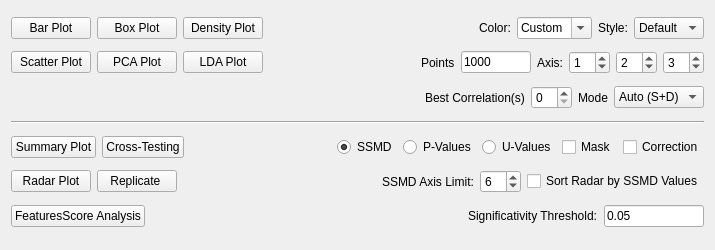
      <widget class="QWidget" name="page_4">
       <property name="geometry">
        <rect>
         <x>0</x>
         <y>0</y>
         <width>715</width>
         <height>250</height>
        </rect>
       </property>
       <attribute name="label">
        <string>Plots</string>
       </attribute>
       <layout class="QVBoxLayout" name="verticalLayout_7">
        <item>
         <layout class="QHBoxLayout" name="horizontalLayout_12">
          <item>
           <widget class="QPushButton" name="barPlotButton">
            <property name="text">
             <string>Bar Plot</string>
            </property>
           </widget>
          </item>
          <item>
           <widget class="QPushButton" name="boxPlotButton">
            <property name="text">
             <string>Box Plot</string>
            </property>
           </widget>
          </item>
          <item>
           <widget class="QPushButton" name="densityPlotButton">
            <property name="text">
             <string>Density Plot</string>
            </property>
           </widget>
          </item>
          <item>
           <spacer name="horizontalSpacer">
            <property name="orientation">
             <enum>Qt::Horizontal</enum>
            </property>
            <property name="sizeHint" stdset="0">
             <size>
              <width>40</width>
              <height>20</height>
             </size>
            </property>
           </spacer>
          </item>
          <item>
           <widget class="QLabel" name="label_2">
            <property name="text">
             <string>Color:</string>
            </property>
           </widget>
          </item>
          <item>
           <widget class="QComboBox" name="plotColorComboBox">
            <property name="minimumSize">
             <size>
              <width>75</width>
              <height>0</height>
             </size>
            </property>
            <property name="maximumSize">
             <size>
              <width>65</width>
              <height>16777215</height>
             </size>
            </property>
            <property name="editable">
             <bool>true</bool>
            </property>
            <item>
             <property name="text">
              <string>Custom</string>
             </property>
            </item>
            <item>
             <property name="text">
              <string>Default</string>
             </property>
            </item>
            <item>
             <property name="text">
              <string>Blue</string>
             </property>
            </item>
            <item>
             <property name="text">
              <string>Gray</string>
             </property>
            </item>
           </widget>
          </item>
          <item>
           <widget class="QLabel" name="label">
            <property name="text">
             <string>Style:</string>
            </property>
           </widget>
          </item>
          <item>
           <widget class="QComboBox" name="stylePlotComboBox">
            <property name="minimumSize">
             <size>
              <width>65</width>
              <height>0</height>
             </size>
            </property>
            <property name="toolTip">
             <string>Plot Style</string>
            </property>
            <item>
             <property name="text">
              <string>Default</string>
             </property>
            </item>
            <item>
             <property name="text">
              <string>Classic</string>
             </property>
            </item>
           </widget>
          </item>
         </layout>
        </item>
        <item>
         <layout class="QHBoxLayout" name="horizontalLayout_6">
          <item>
           <widget class="QPushButton" name="scatterPlotButton">
            <property name="text">
             <string>Scatter Plot</string>
            </property>
           </widget>
          </item>
          <item>
           <widget class="QPushButton" name="pcaButton">
            <property name="text">
             <string>PCA Plot</string>
            </property>
           </widget>
          </item>
          <item>
           <widget class="QPushButton" name="ldaButton">
            <property name="text">
             <string>LDA Plot</string>
            </property>
           </widget>
          </item>
          <item>
           <spacer name="horizontalSpacer_11">
            <property name="orientation">
             <enum>Qt::Horizontal</enum>
            </property>
            <property name="sizeHint" stdset="0">
             <size>
              <width>40</width>
              <height>20</height>
             </size>
            </property>
           </spacer>
          </item>
          <item>
           <widget class="QLabel" name="label_14">
            <property name="text">
             <string>Points</string>
            </property>
           </widget>
          </item>
          <item>
           <widget class="QLineEdit" name="maxPointLineEdit">
            <property name="maximumSize">
             <size>
              <width>70</width>
              <height>16777215</height>
             </size>
            </property>
            <property name="text">
             <string>1000</string>
            </property>
           </widget>
          </item>
          <item>
           <widget class="QLabel" name="label_13">
            <property name="text">
             <string>Axis:</string>
            </property>
           </widget>
          </item>
          <item>
           <widget class="QSpinBox" name="ax1SpinBox">
            <property name="minimum">
             <number>0</number>
            </property>
            <property name="maximum">
             <number>10</number>
            </property>
            <property name="value">
             <number>1</number>
            </property>
           </widget>
          </item>
          <item>
           <widget class="QSpinBox" name="ax2SpinBox">
            <property name="minimum">
             <number>0</number>
            </property>
            <property name="maximum">
             <number>10</number>
            </property>
            <property name="value">
             <number>2</number>
            </property>
           </widget>
          </item>
          <item>
           <widget class="QSpinBox" name="ax3SpinBox">
            <property name="minimum">
             <number>0</number>
            </property>
            <property name="maximum">
             <number>10</number>
            </property>
            <property name="value">
             <number>3</number>
            </property>
           </widget>
          </item>
         </layout>
        </item>
        <item>
         <layout class="QHBoxLayout" name="horizontalLayout_7">
          <item>
           <spacer name="horizontalSpacer_12">
            <property name="orientation">
             <enum>Qt::Horizontal</enum>
            </property>
            <property name="sizeHint" stdset="0">
             <size>
              <width>40</width>
              <height>20</height>
             </size>
            </property>
           </spacer>
          </item>
          <item>
           <widget class="QLabel" name="label_7">
            <property name="text">
             <string>Best Correlation(s)</string>
            </property>
           </widget>
          </item>
          <item>
           <widget class="QSpinBox" name="brestCorrelationSpinBox">
            <property name="minimum">
             <number>0</number>
            </property>
            <property name="maximum">
             <number>10</number>
            </property>
            <property name="value">
             <number>0</number>
            </property>
           </widget>
          </item>
          <item>
           <widget class="QLabel" name="label_8">
            <property name="text">
             <string>Mode</string>
            </property>
           </widget>
          </item>
          <item>
           <widget class="QComboBox" name="pcaModeComboBox">
            <property name="editable">
             <bool>false</bool>
            </property>
            <item>
             <property name="text">
              <string>Auto (S+D)</string>
             </property>
            </item>
            <item>
             <property name="text">
              <string>Sample</string>
             </property>
            </item>
            <item>
             <property name="text">
              <string>Descriptor</string>
             </property>
            </item>
            <item>
             <property name="text">
              <string>Cluster</string>
             </property>
            </item>
            <item>
             <property name="text">
              <string>Target</string>
             </property>
            </item>
           </widget>
          </item>
         </layout>
        </item>
        <item>
         <widget class="Line" name="line">
          <property name="orientation">
           <enum>Qt::Horizontal</enum>
          </property>
         </widget>
        </item>
        <item>
         <layout class="QHBoxLayout" name="horizontalLayout_9">
          <item>
           <widget class="QPushButton" name="summaryPlottButton">
            <property name="text">
             <string>Summary Plot</string>
            </property>
           </widget>
          </item>
          <item>
           <widget class="QPushButton" name="crossTestingButton">
            <property name="text">
             <string>Cross-Testing</string>
            </property>
           </widget>
          </item>
          <item>
           <spacer name="horizontalSpacer_5">
            <property name="orientation">
             <enum>Qt::Horizontal</enum>
            </property>
            <property name="sizeHint" stdset="0">
             <size>
              <width>40</width>
              <height>20</height>
             </size>
            </property>
           </spacer>
          </item>
          <item>
           <widget class="QRadioButton" name="ssmdRadioButton">
            <property name="text">
             <string>SSMD</string>
            </property>
            <property name="checkable">
             <bool>true</bool>
            </property>
            <property name="checked">
             <bool>true</bool>
            </property>
           </widget>
          </item>
          <item>
           <widget class="QRadioButton" name="pValueRadioButton">
            <property name="text">
             <string>P-Values</string>
            </property>
           </widget>
          </item>
          <item>
           <widget class="QRadioButton" name="uValueRadioButton">
            <property name="text">
             <string>U-Values</string>
            </property>
           </widget>
          </item>
          <item>
           <widget class="QCheckBox" name="maskSummaryCheckBox">
            <property name="text">
             <string>Mask</string>
            </property>
           </widget>
          </item>
          <item>
           <widget class="QCheckBox" name="correctionSummaryCheckBox">
            <property name="text">
             <string>Correction</string>
            </property>
           </widget>
          </item>
         </layout>
        </item>
        <item>
         <layout class="QHBoxLayout" name="horizontalLayout_10">
          <item>
           <widget class="QPushButton" name="radarPlotButton">
            <property name="text">
             <string>Radar Plot</string>
            </property>
           </widget>
          </item>
          <item>
           <widget class="QPushButton" name="replicateRadarButton">
            <property name="text">
             <string>Replicate </string>
            </property>
           </widget>
          </item>
          <item>
           <spacer name="horizontalSpacer_9">
            <property name="orientation">
             <enum>Qt::Horizontal</enum>
            </property>
            <property name="sizeHint" stdset="0">
             <size>
              <width>40</width>
              <height>20</height>
             </size>
            </property>
           </spacer>
          </item>
          <item>
           <widget class="QLabel" name="label_9">
            <property name="text">
             <string>SSMD Axis Limit:</string>
            </property>
           </widget>
          </item>
          <item>
           <widget class="QSpinBox" name="ssmdAxisLimitSpinBox">
            <property name="minimum">
             <number>2</number>
            </property>
            <property name="maximum">
             <number>10</number>
            </property>
            <property name="value">
             <number>6</number>
            </property>
           </widget>
          </item>
          <item>
           <widget class="QCheckBox" name="sortRadarCheckBox">
            <property name="text">
             <string>Sort Radar by SSMD Values</string>
            </property>
            <property name="checked">
             <bool>false</bool>
            </property>
           </widget>
          </item>
         </layout>
        </item>
        <item>
         <layout class="QHBoxLayout" name="horizontalLayout_11">
          <item>
           <widget class="QPushButton" name="automaticAnalysisButton">
            <property name="text">
             <string>FeaturesScore Analysis</string>
            </property>
           </widget>
          </item>
          <item>
           <spacer name="horizontalSpacer_10">
            <property name="orientation">
             <enum>Qt::Horizontal</enum>
            </property>
            <property name="sizeHint" stdset="0">
             <size>
              <width>40</width>
              <height>20</height>
             </size>
            </property>
           </spacer>
          </item>
          <item>
           <widget class="QLabel" name="label_10">
            <property name="text">
             <string>Significativity Threshold:</string>
            </property>
           </widget>
          </item>
          <item>
           <widget class="QLineEdit" name="significativityTresholdLineEdit">
            <property name="maximumSize">
             <size>
              <width>100</width>
              <height>16777215</height>
             </size>
            </property>
            <property name="text">
             <string>0.05</string>
            </property>
           </widget>
          </item>
         </layout>
        </item>
       </layout>
      </widget>
